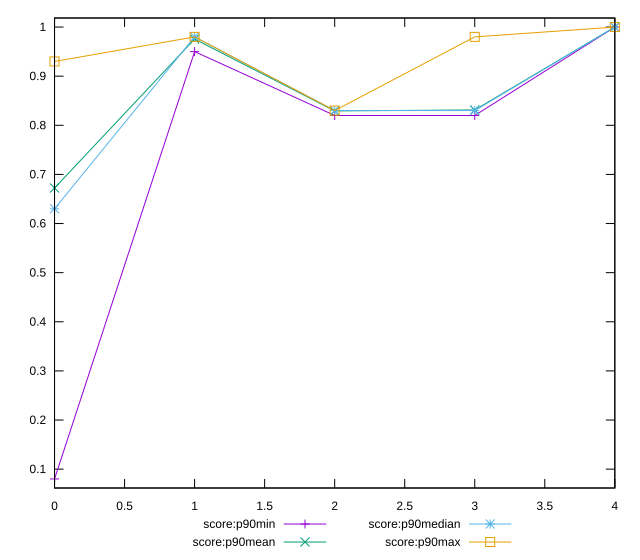

The script that saved this image:
reset

$scoreP90Min <<EOF
0 0.08
1 0.95
2 0.82
3 0.82
4 1
EOF

$scoreP90Mean <<EOF
0 0.6723404255319151
1 0.9755319148936172
2 0.8292553191489347
3 0.8312765957446795
4 1
EOF

$scoreP90Median <<EOF
0 0.63
1 0.98
2 0.83
3 0.83
4 1
EOF

$scoreP90Max <<EOF
0 0.93
1 0.98
2 0.83
3 0.98
4 1
EOF

set key outside below
set xrange [0:4]
set yrange [0.0616:1.0184]
set trange [0.0616:1.0184]
set terminal svg size 640, 560 enhanced background rgb 'white'
set output "report_00025_2021-02-22T21:38:55.199Z/first-cpu-idle/progression/score.svg"

plot $scoreP90Min title "score:p90min" with linespoints, \
     $scoreP90Mean title "score:p90mean" with linespoints, \
     $scoreP90Median title "score:p90median" with linespoints, \
     $scoreP90Max title "score:p90max" with linespoints

reset
